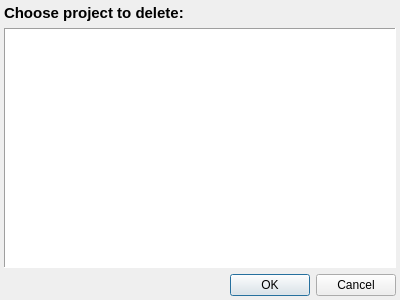
<?xml version="1.0" encoding="UTF-8"?>
<ui version="4.0">
 <class>ChooseProjectDialog</class>
 <widget class="QDialog" name="ChooseProjectDialog">
  <property name="geometry">
   <rect>
    <x>0</x>
    <y>0</y>
    <width>400</width>
    <height>300</height>
   </rect>
  </property>
  <property name="windowTitle">
   <string>Dialog</string>
  </property>
  <property name="modal">
   <bool>true</bool>
  </property>
  <layout class="QVBoxLayout" name="verticalLayout_2">
   <property name="leftMargin">
    <number>4</number>
   </property>
   <property name="topMargin">
    <number>4</number>
   </property>
   <property name="rightMargin">
    <number>4</number>
   </property>
   <property name="bottomMargin">
    <number>4</number>
   </property>
   <item>
    <layout class="QVBoxLayout" name="verticalLayout">
     <item>
      <widget class="QLabel" name="label">
       <property name="font">
        <font>
         <pointsize>11</pointsize>
         <weight>75</weight>
         <bold>true</bold>
        </font>
       </property>
       <property name="text">
        <string>Choose project to delete:</string>
       </property>
      </widget>
     </item>
     <item>
      <widget class="QListWidget" name="projectList">
       <property name="frameShape">
        <enum>QFrame::Panel</enum>
       </property>
       <property name="lineWidth">
        <number>1</number>
       </property>
       <property name="midLineWidth">
        <number>1</number>
       </property>
      </widget>
     </item>
    </layout>
   </item>
   <item>
    <widget class="QDialogButtonBox" name="buttonBox">
     <property name="orientation">
      <enum>Qt::Horizontal</enum>
     </property>
     <property name="standardButtons">
      <set>QDialogButtonBox::Cancel|QDialogButtonBox::Ok</set>
     </property>
    </widget>
   </item>
  </layout>
 </widget>
 <resources/>
 <connections>
  <connection>
   <sender>buttonBox</sender>
   <signal>accepted()</signal>
   <receiver>ChooseProjectDialog</receiver>
   <slot>accept()</slot>
   <hints>
    <hint type="sourcelabel">
     <x>248</x>
     <y>254</y>
    </hint>
    <hint type="destinationlabel">
     <x>157</x>
     <y>274</y>
    </hint>
   </hints>
  </connection>
  <connection>
   <sender>buttonBox</sender>
   <signal>rejected()</signal>
   <receiver>ChooseProjectDialog</receiver>
   <slot>reject()</slot>
   <hints>
    <hint type="sourcelabel">
     <x>316</x>
     <y>260</y>
    </hint>
    <hint type="destinationlabel">
     <x>286</x>
     <y>274</y>
    </hint>
   </hints>
  </connection>
 </connections>
</ui>
